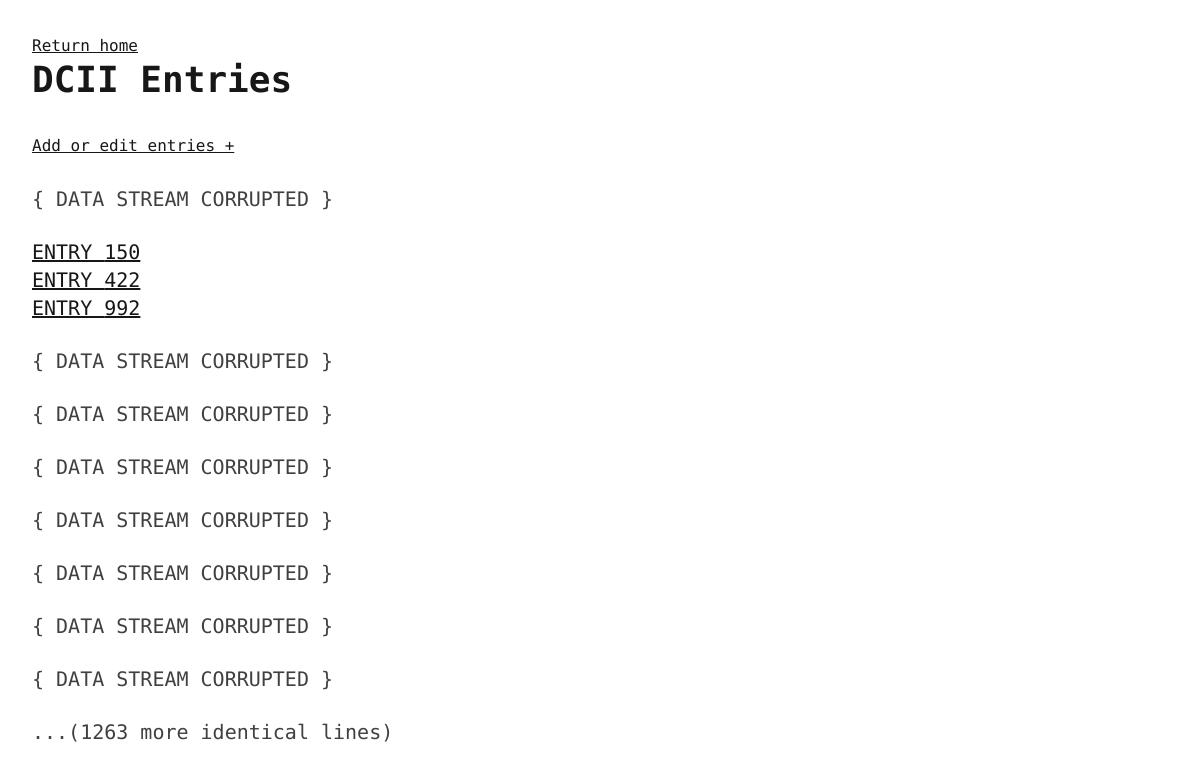
Screenshot of /dcii (signed in) with the database file from the repository.
### app/models/dcii_entry.py (models this page shows, shortened)
class DCIIEntry(db.Model):
    id = db.Column('id', db.Integer, primary_key=True, autoincrement=True)
    subjects = db.relationship('DCIISubject', back_populates='entry', cascade='all, delete-orphan')

### app/routes/dcii.py (the view)
@app.route('/dcii')
@login_required
def dcii_entries_overview():
    entries = DCIIEntry.query.all()
    return render_template('dcii/dcii_overview.html', entries = entries)

### app/__init__.py (called while the page is built)
def create_app(config_class=Config):
    app = Flask(__name__)
    app.config.from_object(config_class)
    login_manager = LoginManager(app)
    login_manager.login_view = 'login'
    db.init_app(app)
    migrate.init_app(app, db)
    with app.app_context():
        from . import routes, models
        @login_manager.user_loader
        def load_user(user_id):
            return models.user.User.query.get(int(user_id))
        db.create_all()
        return app

### app/templates/dcii/dcii_overview.html
{% extends 'base.html' %}
{% block content %}
    <a href="{{url_for('home')}}">Return home</a>
    <h1>DCII Entries</h1>
    {% if current_user.clearance >= 4 %}
        <a href="{{ url_for('add_new_entry') }}">Add or edit entries +</a>
    {% endif %}
    <p class="text-xl">{ DATA STREAM CORRUPTED }</p>
    {% for entry in entries %}
        <a class="text-xl block" href="{{url_for('show_entry', entry_id = entry.id)}}">ENTRY {{entry.id}}</a>
    {% endfor %}
    <p class="text-xl">{ DATA STREAM CORRUPTED }</p>
    <p class="text-xl">{ DATA STREAM CORRUPTED }</p>
    <p class="text-xl">{ DATA STREAM CORRUPTED }</p>
    <p class="text-xl">{ DATA STREAM CORRUPTED }</p>
    <p class="text-xl">{ DATA STREAM CORRUPTED }</p>
    <p class="text-xl">{ DATA STREAM CORRUPTED }</p>
    <p class="text-xl">{ DATA STREAM CORRUPTED }</p>
    <p class="text-xl">...(1263 more identical lines)</p>
{% endblock %}

### rows the page displays
DCIIEntry: id "150"
DCIIEntry: id "422"
DCIIEntry: id "992"
